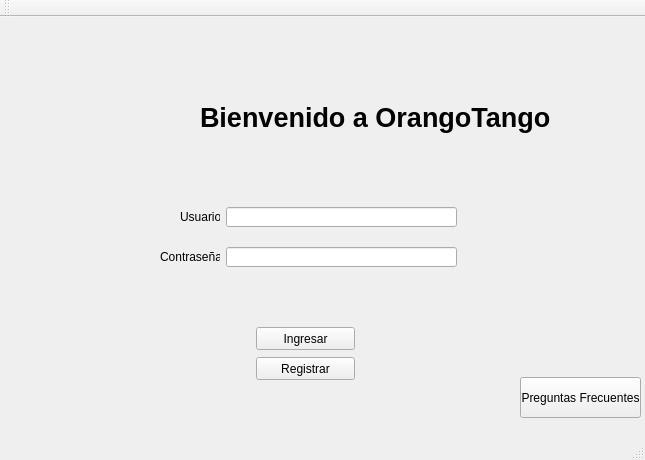
<?xml version="1.0" encoding="UTF-8"?>
<ui version="4.0">
 <class>MainWindow</class>
 <widget class="QMainWindow" name="MainWindow">
  <property name="geometry">
   <rect>
    <x>0</x>
    <y>0</y>
    <width>645</width>
    <height>460</height>
   </rect>
  </property>
  <property name="windowTitle">
   <string>MainWindow</string>
  </property>
  <widget class="QWidget" name="centralWidget">
   <widget class="QPushButton" name="BIngresar">
    <property name="geometry">
     <rect>
      <x>256</x>
      <y>310</y>
      <width>99</width>
      <height>23</height>
     </rect>
    </property>
    <property name="text">
     <string>Ingresar</string>
    </property>
   </widget>
   <widget class="QLabel" name="Label_2">
    <property name="geometry">
     <rect>
      <x>160</x>
      <y>230</y>
      <width>60</width>
      <height>20</height>
     </rect>
    </property>
    <property name="text">
     <string>Contraseña:</string>
    </property>
   </widget>
   <widget class="QLabel" name="Label">
    <property name="geometry">
     <rect>
      <x>180</x>
      <y>190</y>
      <width>40</width>
      <height>20</height>
     </rect>
    </property>
    <property name="text">
     <string>Usuario:</string>
    </property>
   </widget>
   <widget class="QLabel" name="Titulo">
    <property name="geometry">
     <rect>
      <x>200</x>
      <y>70</y>
      <width>391</width>
      <height>61</height>
     </rect>
    </property>
    <property name="font">
     <font>
      <pointsize>20</pointsize>
      <weight>75</weight>
      <bold>true</bold>
     </font>
    </property>
    <property name="text">
     <string>Bienvenido a OrangoTango</string>
    </property>
   </widget>
   <widget class="QPushButton" name="BRegistrar">
    <property name="geometry">
     <rect>
      <x>256</x>
      <y>340</y>
      <width>99</width>
      <height>23</height>
     </rect>
    </property>
    <property name="text">
     <string>Registrar</string>
    </property>
   </widget>
   <widget class="QLineEdit" name="Usuario">
    <property name="geometry">
     <rect>
      <x>226</x>
      <y>190</y>
      <width>231</width>
      <height>20</height>
     </rect>
    </property>
    <property name="maxLength">
     <number>30</number>
    </property>
   </widget>
   <widget class="QLineEdit" name="Cont">
    <property name="geometry">
     <rect>
      <x>226</x>
      <y>230</y>
      <width>231</width>
      <height>20</height>
     </rect>
    </property>
    <property name="maxLength">
     <number>30</number>
    </property>
    <property name="echoMode">
     <enum>QLineEdit::Password</enum>
    </property>
   </widget>
   <widget class="QLabel" name="label">
    <property name="geometry">
     <rect>
      <x>0</x>
      <y>10</y>
      <width>651</width>
      <height>161</height>
     </rect>
    </property>
    <property name="text">
     <string/>
    </property>
    <property name="pixmap">
     <pixmap>../imagenes/titulo.png</pixmap>
    </property>
    <property name="scaledContents">
     <bool>true</bool>
    </property>
   </widget>
   <widget class="QPushButton" name="pushButton">
    <property name="geometry">
     <rect>
      <x>520</x>
      <y>360</y>
      <width>121</width>
      <height>41</height>
     </rect>
    </property>
    <property name="text">
     <string>Preguntas Frecuentes</string>
    </property>
   </widget>
   <zorder>label</zorder>
   <zorder>BIngresar</zorder>
   <zorder>Label_2</zorder>
   <zorder>Label</zorder>
   <zorder>Titulo</zorder>
   <zorder>BRegistrar</zorder>
   <zorder>Usuario</zorder>
   <zorder>Cont</zorder>
   <zorder>pushButton</zorder>
  </widget>
  <widget class="QMenuBar" name="menuBar">
   <property name="geometry">
    <rect>
     <x>0</x>
     <y>0</y>
     <width>645</width>
     <height>21</height>
    </rect>
   </property>
  </widget>
  <widget class="QToolBar" name="mainToolBar">
   <attribute name="toolBarArea">
    <enum>TopToolBarArea</enum>
   </attribute>
   <attribute name="toolBarBreak">
    <bool>false</bool>
   </attribute>
  </widget>
  <widget class="QStatusBar" name="statusBar"/>
 </widget>
 <layoutdefault spacing="6" margin="11"/>
 <resources/>
 <connections/>
</ui>
